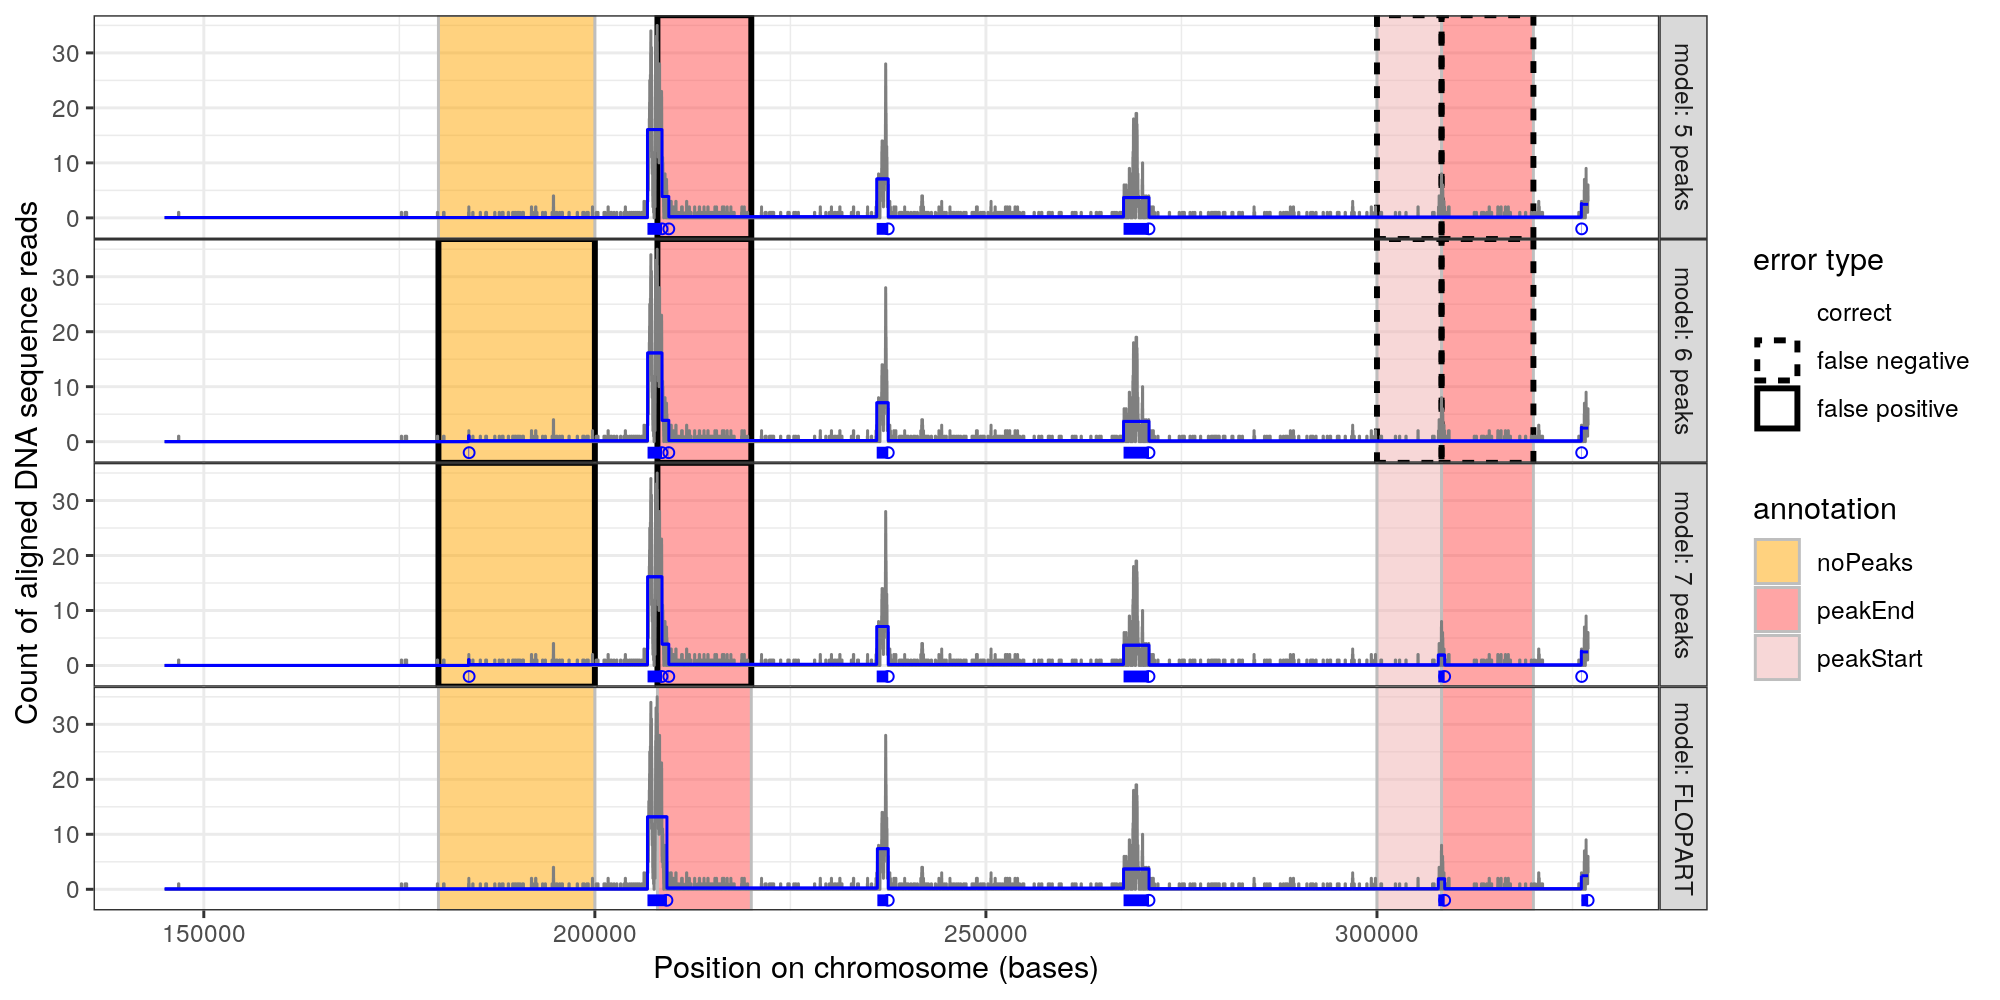

This chart was generated by the following R code:
works_with_R(
  "4.1.0",
  PeakSegOptimal="2018.5.25",
  PeakError="2017.6.19",
  "tdhock/FLOPART@ee8d599891f665efe356698babafa0c1d7cca0ba")

data(Mono27ac, package="FLOPART")
library(ggplot2)
library(data.table)
l <- function(chromStart, chromEnd, annotation){
  data.table(chrom="chr11", chromStart, chromEnd, annotation)
}

lo.lim <- 145000
hi.lim <- 327000
some.coverage <- Mono27ac$coverage[lo.lim < chromEnd & chromEnd < hi.lim]
some.coverage[1, chromStart := lo.lim]
some.coverage[.N, chromEnd := hi.lim]

max.peaks <- 7L
fit <- PeakSegOptimal::PeakSegPDPAchrom(some.coverage, max.peaks)
seg.dt <- data.table(fit$segments)
new.labels <- rbind(
  l(180000, 200000, "noPeaks"),
  l(206000, 207000, "peakStart"),
  l(208000, 220000, "peakEnd"),
  l(300000, 308250, "peakStart"),
  l(308260, 320000, "peakEnd"))
all.labels <- rbind(Mono27ac[["labels"]], new.labels)[order(chromStart)]
some.labels <- all.labels[lo.lim <= chromStart & chromEnd < hi.lim][c(1,3,4,5)]
FLOPART::FLOPART_data(some.coverage, some.labels)
flopart <- FLOPART::FLOPART(some.coverage, some.labels, 1400)
FLOPART.segs <- flopart[["segments_dt"]]
FLOPART.peaks <- FLOPART.segs[status == "peak"]
model.color <- "blue"
peak.y <- -2
ann.colors <- c(
  noPeaks="orange",
  peakStart="#efafaf",
  peakEnd="#ff4c4c")
gg <- ggplot()+
  geom_rect(aes(
    xmin=chromStart, xmax=chromEnd,
    fill=annotation,
    ymin=-Inf, ymax=Inf),
    data=some.labels,
    color="grey",
    alpha=0.5)+
  theme_bw()+
  scale_fill_manual(values=ann.colors)+
  geom_step(aes(
    chromStart, count),
    color="grey50",
    data=some.coverage)+
  geom_step(aes(
    chromStart, mean),
    color=model.color,
    data=FLOPART.segs)+
  geom_point(aes(
    chromEnd, peak.y),
    color=model.color,
    shape=21,
    data=FLOPART.peaks)
gg

Mono27ac.simple <- list(
  coverage=some.coverage,
  label=some.labels)
##prompt(Mono27ac.simple, file="~/R/FLOPART/man/Mono27ac.simple.Rd")

seg.dt.list <- list(
  FLOPART=FLOPART.segs)
for(show.peaks in 5:max.peaks){
  seg.dt.list[[paste(show.peaks, "peaks")]] <- seg.dt[peaks==show.peaks]
}
err.dt.list <- list()
model.segs.list <- list()
for(model in names(seg.dt.list)){
  pkg.segs <- seg.dt.list[[model]][, .(chromStart, chromEnd, mean, status)]
  pkg.peaks <- pkg.segs[status=="peak"]
  err.df <- PeakError::PeakErrorChrom(pkg.peaks, some.labels)
  err.dt.list[[model]] <- data.table(model, err.df)
  model.segs.list[[model]] <- data.table(model, pkg.segs)
}
err.dt <- do.call(rbind, err.dt.list)
model.segs <- do.call(rbind, model.segs.list)
model.peaks <- model.segs[status=="peak"]
gg <- ggplot()+
   theme_bw()+
   theme(panel.spacing=grid::unit(0, "lines"))+
   scale_fill_manual(values=ann.colors)+
   facet_grid(model ~ ., labeller=label_both)+
   geom_rect(aes(
     xmin=chromStart, xmax=chromEnd,
     ymin=-Inf, ymax=Inf,
     fill=annotation),
     color="grey",
     alpha=0.5,
     data=some.labels)+
   geom_rect(aes(
     xmin=chromStart, xmax=chromEnd,
     ymin=-Inf, ymax=Inf,
     linetype=status),
     color="black",
     fill=NA,
     size=1,
     data=err.dt)+
   scale_linetype_manual(
     "error type",
     values=c(
       correct=0,
       "false negative"=3,
       "false positive"=1))+
   geom_step(aes(
     chromStart, count),
     color="grey50",
     data=some.coverage)+
   geom_step(aes(
     chromStart, mean),
     color=model.color,
     data=model.segs)+
   geom_segment(aes(
     chromStart, mean,
     xend=chromEnd, yend=mean),
     color=model.color,
     data=model.segs)+
   geom_point(aes(
     chromEnd, peak.y),
     data=model.peaks,
     shape=1,
     color=model.color)+
   geom_segment(aes(
     chromStart, peak.y,
     xend=chromEnd, yend=peak.y),
     data=model.peaks,
     color=model.color,
     size=2)+
  scale_y_continuous("Count of aligned DNA sequence reads")+
  scale_x_continuous("Position on chromosome (bases)")
out.png <- "figure-smaller-example.png"
png(out.png, 10, 5, units="in", res=200)
print(gg)
dev.off()
